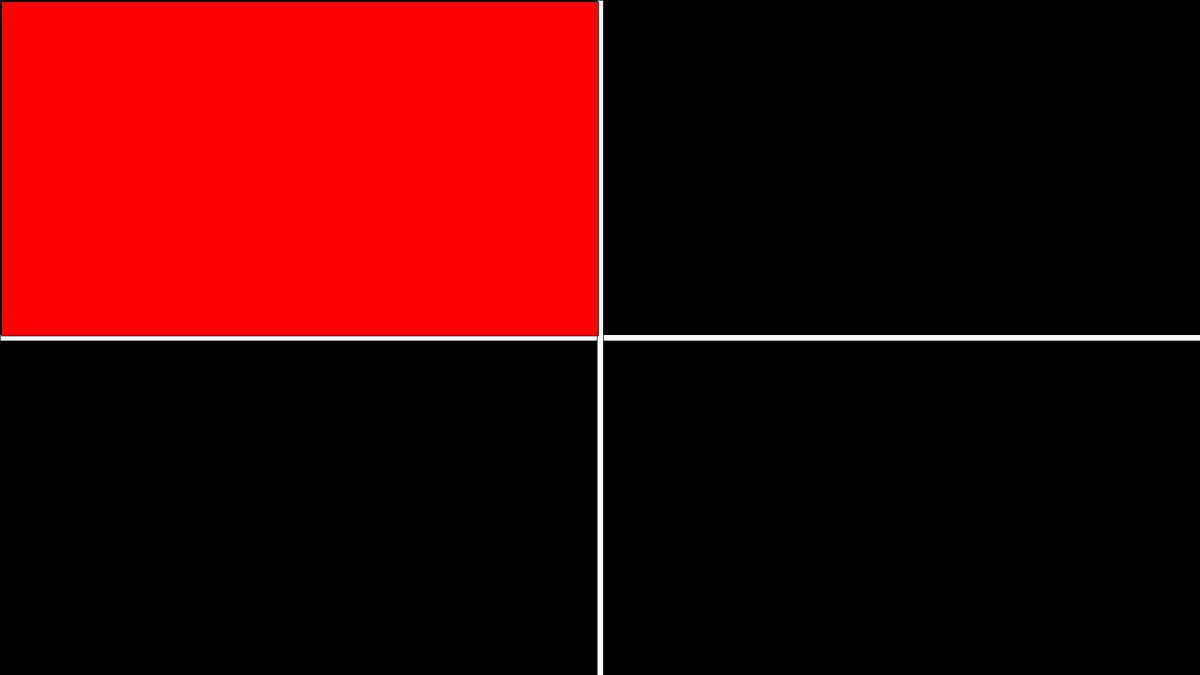
Frame 1 (no input)
Frame 60 (the mouse pressed at the canvas centre just before this capture): identical to frame 1, image omitted
Frame 120 (the mouse held since frame 60 and released just before this capture): identical to frame 1, image omitted

The Processing sketch that drew this single still picture (run headless with seeded random() and noise(); from frame 60 on, the mouse is pressed at the canvas centre):

// Processing sketch: Four_Square
// ── Four_Square.pde
void setup()
{
    fill(255);
    size(1920,1080);
}
void draw()
{
    background(0);
    rectMode(CENTER);
    fill(255);
    rectMode(CENTER);
    rect(width/2,height/2,width,10);
    rect(width/2,height/2,10,height);
    if(mouseX>width/2 && mouseY>height/2)
    {
        fill(0,0,255);
        rect(width-width/4,height-height/4,width/2-5,height/2-5);
    }
    
    else if(mouseX<width/2 && mouseY>height/2)
    {
        fill(#FFFF00);
        rect(width/4,height-height/4,width/2-5,height/2-5);
    }
    else if(mouseX>width/2 && mouseY<height/2)
    {
        fill(#00FF00);
        rect(width-width/4,height/4,width/2-5,height/2-5);
    }
    else
    {
        fill(#FF0000);
        rect(width/4,height/4,width/2-5,height/2-5);
    }
    
}   
